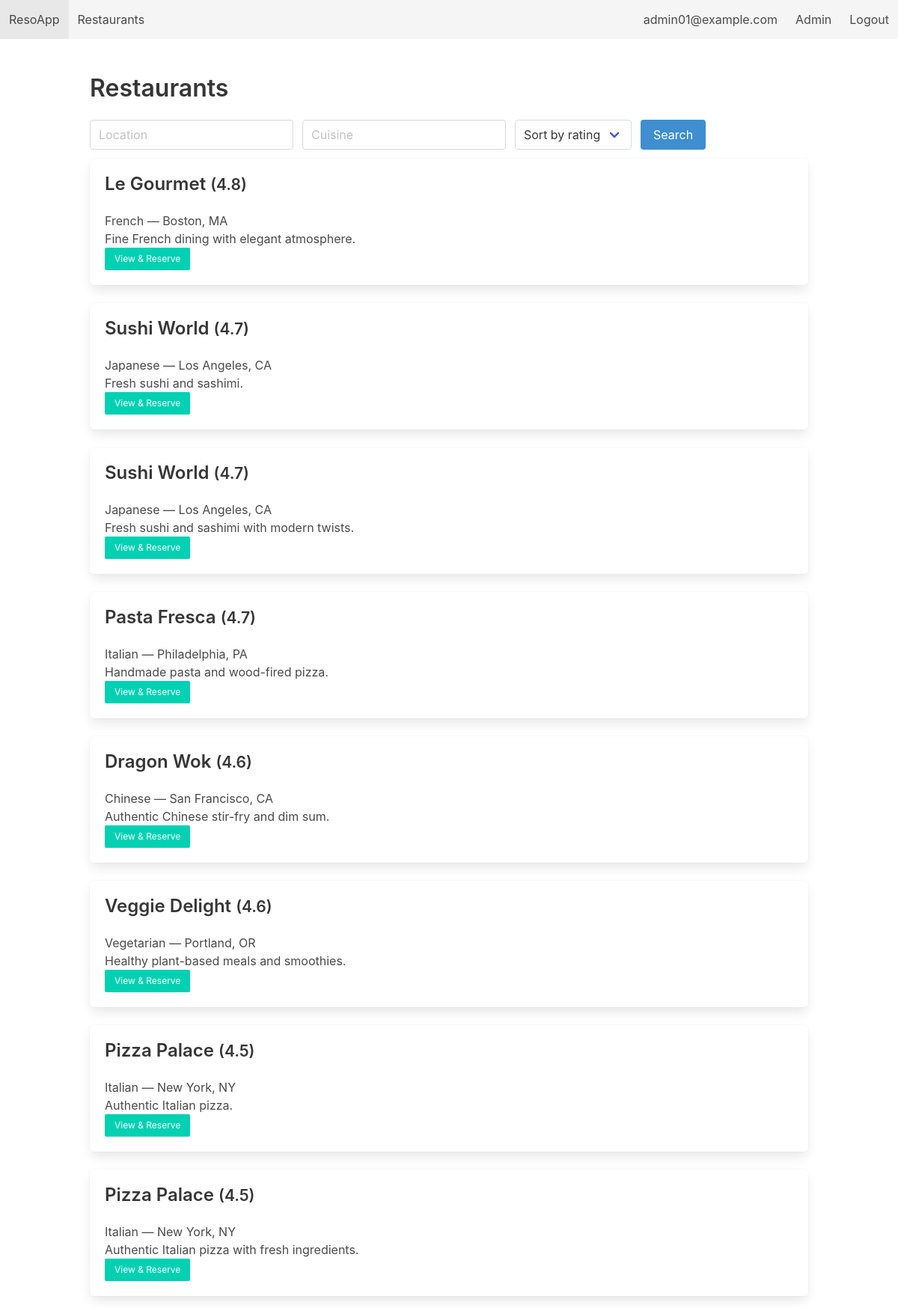
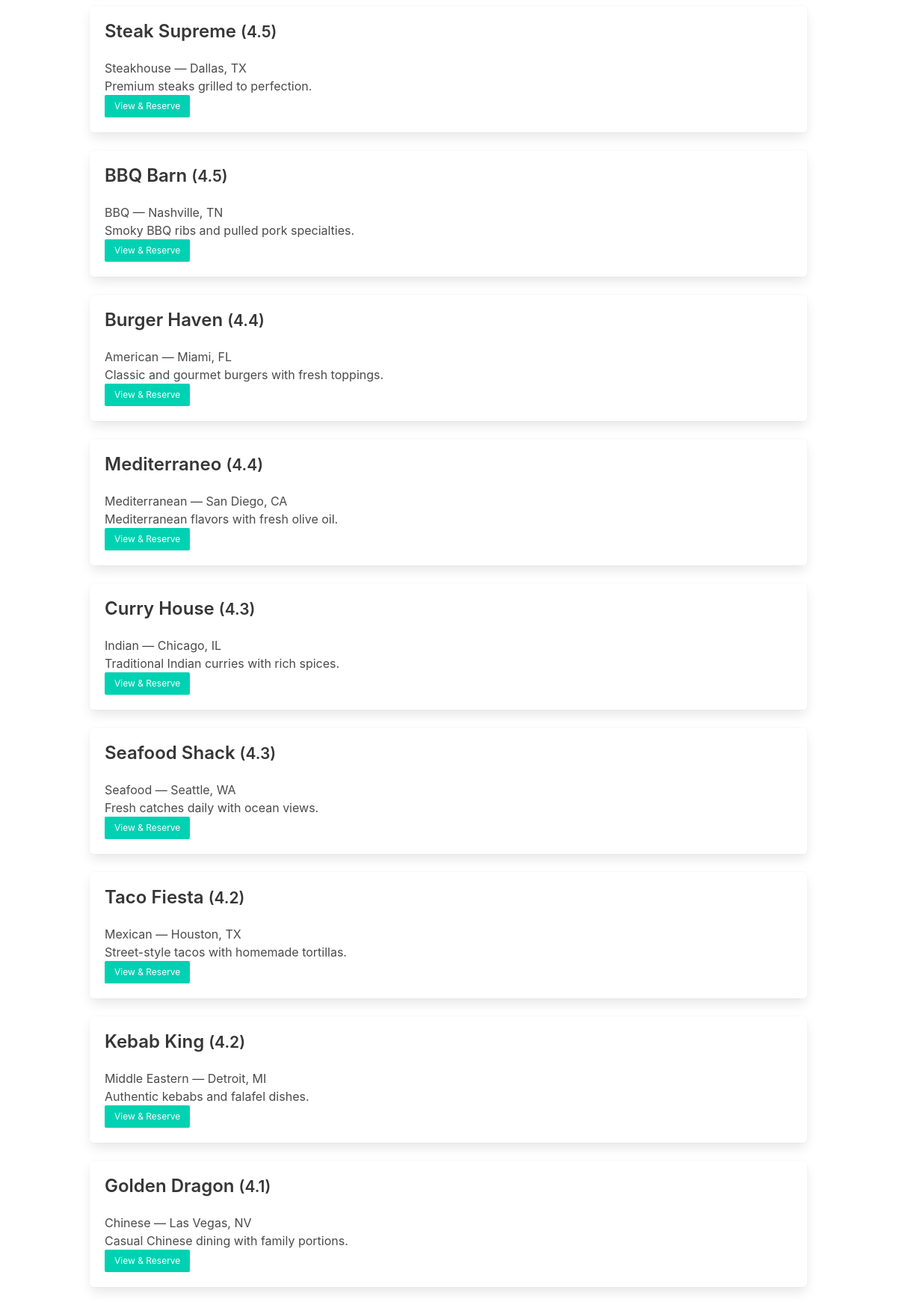
Page /restaurants (signed in) on the committed database (2 pictures, top to bottom).
### tables this page shows
CREATE TABLE Restaurants (
        restaurant_id INTEGER PRIMARY KEY AUTOINCREMENT,
        name          TEXT NOT NULL,
        location      TEXT NOT NULL,
        cuisine       TEXT,
        rating        REAL CHECK (rating >= 0 AND rating <= 5),
        description   TEXT,
        created_at    DATE DEFAULT (DATE('now'))
    );

### restaurant_app/app.py (the view)
@app.route('/restaurants')
def restaurants():
    q_location = request.args.get('location', '').strip()
    q_cuisine = request.args.get('cuisine', '').strip()
    q_sort = request.args.get('sort', 'rating')  # rating or name
    sql = "SELECT * FROM Restaurants WHERE 1=1"
    params = []
    if q_location:
        sql += " AND location LIKE ?"
        params.append(f"%{q_location}%")
    if q_cuisine:
        sql += " AND cuisine LIKE ?"
        params.append(f"%{q_cuisine}%")
    if q_sort == 'rating':
        sql += " ORDER BY rating DESC"
    else:
        sql += " ORDER BY name ASC"
    db = get_db()
    cur = db.execute(sql, params)
    rows = cur.fetchall()
    return render_template('restaurants.html', restaurants=rows, q_location=q_location, q_cuisine=q_cuisine)

### restaurant_app/app.py (called while the page is built)
def get_db():
    if 'db' not in g:
        g.db = sqlite3.connect(DB_PATH, detect_types=sqlite3.PARSE_DECLTYPES)
        g.db.row_factory = sqlite3.Row
        g.db.execute("PRAGMA foreign_keys = ON;")
    return g.db

### restaurant_app/templates/restaurants.html (shortened to what this page needs)
{% extends "base.html" %}
{% block content %}
<h2 class="title">Restaurants</h2>
<form method="get" class="mb-3">
  <div class="field is-grouped">
    <div class="control"><input class="input" name="location" placeholder="Location" value="{{ q_location }}"></div>
    <div class="control"><input class="input" name="cuisine" placeholder="Cuisine" value="{{ q_cuisine }}"></div>
    <div class="control">
      <div class="select">
        <select name="sort">
          <option value="rating">Sort by rating</option>
        </select>
      </div>
    </div>
    <div class="control"><button class="button is-info">Search</button></div>
  </div>
</form>
<div>
  {% for r in restaurants %}
    <div class="box">
      <h3 class="title is-4">{{ r['name'] }} <small>({{ r['rating'] }})</small></h3>
      <p>{{ r['cuisine'] }} — {{ r['location'] }}</p>
      <p>{{ r['description'] }}</p>
      <a class="button is-small is-primary" href="{{ url_for('restaurant_detail', rid=r['restaurant_id']) }}">View & Reserve</a>
    </div>
  {% else %}
    <p>No restaurants found.</p>
  {% endfor %}
</div>
{% endblock %}

### rows in the picture
Restaurants: name "Le Gourmet", rating "4.8", cuisine "French", location "Boston, MA", description "Fine French dining with elegant atmosphere."
Restaurants: name "Sushi World", rating "4.7", cuisine "Japanese", location "Los Angeles, CA", description "Fresh sushi and sashimi."
Restaurants: name "Sushi World", rating "4.7", cuisine "Japanese", location "Los Angeles, CA", description "Fresh sushi and sashimi with modern twists."
Restaurants: name "Pasta Fresca", rating "4.7", cuisine "Italian", location "Philadelphia, PA", description "Handmade pasta and wood-fired pizza."
Restaurants: name "Dragon Wok", rating "4.6", cuisine "Chinese", location "San Francisco, CA", description "Authentic Chinese stir-fry and dim sum."
Restaurants: name "Veggie Delight", rating "4.6", cuisine "Vegetarian", location "Portland, OR", description "Healthy plant-based meals and smoothies."
Restaurants: name "Pizza Palace", rating "4.5", cuisine "Italian", location "New York, NY", description "Authentic Italian pizza."
Restaurants: name "Pizza Palace", rating "4.5", cuisine "Italian", location "New York, NY", description "Authentic Italian pizza with fresh ingredients."
Restaurants: name "Steak Supreme", rating "4.5", cuisine "Steakhouse", location "Dallas, TX", description "Premium steaks grilled to perfection."
Restaurants: name "BBQ Barn", rating "4.5", cuisine "BBQ", location "Nashville, TN", description "Smoky BBQ ribs and pulled pork specialties."
Restaurants: name "Burger Haven", rating "4.4", cuisine "American", location "Miami, FL", description "Classic and gourmet burgers with fresh toppings."
Restaurants: name "Mediterraneo", rating "4.4", cuisine "Mediterranean", location "San Diego, CA", description "Mediterranean flavors with fresh olive oil."
Restaurants: name "Curry House", rating "4.3", cuisine "Indian", location "Chicago, IL", description "Traditional Indian curries with rich spices."
Restaurants: name "Seafood Shack", rating "4.3", cuisine "Seafood", location "Seattle, WA", description "Fresh catches daily with ocean views."
Restaurants: name "Taco Fiesta", rating "4.2", cuisine "Mexican", location "Houston, TX", description "Street-style tacos with homemade tortillas."
Restaurants: name "Kebab King", rating "4.2", cuisine "Middle Eastern", location "Detroit, MI", description "Authentic kebabs and falafel dishes."
Restaurants: name "Golden Dragon", rating "4.1", cuisine "Chinese", location "Las Vegas, NV", description "Casual Chinese dining with family portions."

### other values in the picture
{{ session.get('name') }} "admin01@example.com"
